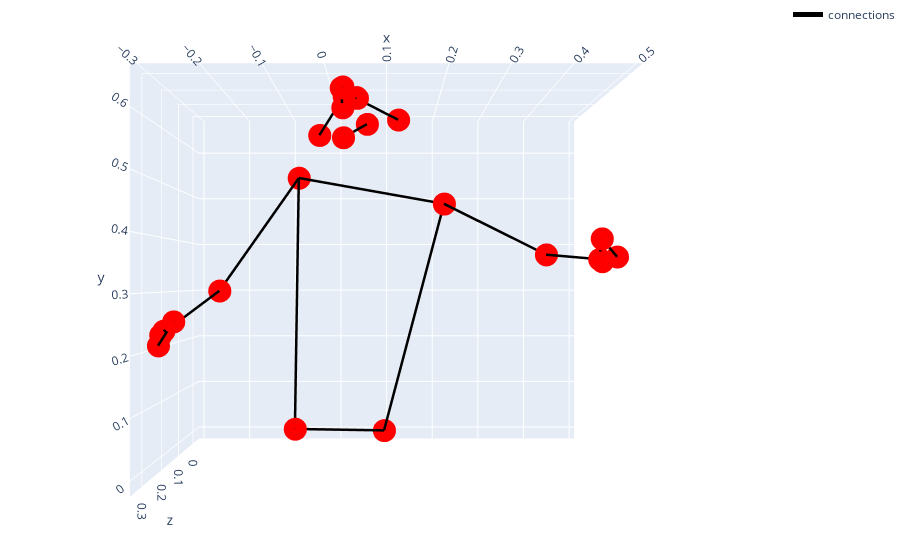

Here is the notebook cell this chart was saved with:
### Code cell
plot_3d_landmarks(
    landmark_list=vid.landmarks_series[-5],
    connections=mp.solutions.pose.POSE_CONNECTIONS,
)

### Figure 1 — Plotly figure (JSON) as saved in the notebook; plotly's stock layout.template omitted (floating-point values rounded to 4 significant figures)
{"data": [{"hovertemplate": "<b>%{hovertext}</b><br><br>z=%{x}<br>x=%{y}<br>y=%{z}<extra></extra>", "hovertext": ["NOSE", "LEFT_EYE_INNER", "LEFT_EYE", "LEFT_EYE_OUTER", "RIGHT_EYE_INNER", "RIGHT_EYE", "RIGHT_EYE_OUTER", "LEFT_EAR", "RIGHT_EAR", "MOUTH_LEFT", "MOUTH_RIGHT", "LEFT_SHOULDER", "RIGHT_SHOULDER", "LEFT_ELBOW", "RIGHT_ELBOW", "LEFT_WRIST", "RIGHT_WRIST", "LEFT_PINKY", "RIGHT_PINKY", "LEFT_INDEX", "RIGHT_INDEX", "LEFT_THUMB", "RIGHT_THUMB", "LEFT_HIP", "RIGHT_HIP"], "legendgroup": "", "marker": {"color": "red", "symbol": "circle"}, "mode": "markers", "name": "", "scene": "scene", "showlegend": false, "type": "scatter3d", "x": [0.2793, 0.2743, 0.2645, 0.2666, 0.2866, 0.3007, 0.281, 0.1861, 0.1731, 0.2328, 0.2573, 0.06045, 0.01632, 0.1485, 0.119, 0.2733, 0.2791, 0.3014, 0.324, 0.3108, 0.3412, 0.2876, 0.296, -0.03363, 0.03354], "y": [0.02436, 0.04772, 0.0487, 0.04684, 0.02219, 0.0258, 0.02682, 0.1213, -0.02564, 0.06501, 0.02415, 0.2167, -0.08436, 0.4036, -0.2257, 0.4657, -0.2871, 0.4866, -0.2759, 0.4581, -0.2453, 0.4658, -0.2762, 0.09439, -0.09021], "z": [0.617, 0.6359, 0.6372, 0.6366, 0.6489, 0.6466, 0.6358, 0.6181, 0.5925, 0.5994, 0.5705, 0.4771, 0.5363, 0.3704, 0.3011, 0.3578, 0.228, 0.3611, 0.2141, 0.3909, 0.2547, 0.3535, 0.2363, -0.004713, 0.0131]}, {"line": {"color": "black", "width": 5}, "mode": "lines", "name": "connections", "type": "scatter3d", "x": [0.2733, 0.2876, null, 0.2791, 0.3412, null, 0.324, 0.3412, null, 0.2666, 0.1861, null, 0.119, 0.2791, null, 0.06045, -0.03363, null, 0.281, 0.1731, null, 0.2733, 0.3014, null, 0.2791, 0.296, null, 0.2866, 0.3007, null, 0.3007, 0.281, null, 0.01632, 0.03354, null, -0.03363, 0.03354, null, 0.2793, 0.2743, null, 0.2328, 0.2573, null, 0.2743, 0.2645, null, 0.2793, 0.2866, null, 0.06045, 0.1485, null, 0.2733, 0.3108, null, 0.2791, 0.324, null, 0.01632, 0.119, null, 0.3014, 0.3108, null, 0.2645, 0.2666, null, 0.06045, 0.01632, null, 0.1485, 0.2733, null], "y": [0.4657, 0.4658, null, -0.2871, -0.2453, null, -0.2759, -0.2453, null, 0.04684, 0.1213, null, -0.2257, -0.2871, null, 0.2167, 0.09439, null, 0.02682, -0.02564, null, 0.4657, 0.4866, null, -0.2871, -0.2762, null, 0.02219, 0.0258, null, 0.0258, 0.02682, null, -0.08436, -0.09021, null, 0.09439, -0.09021, null, 0.02436, 0.04772, null, 0.06501, 0.02415, null, 0.04772, 0.0487, null, 0.02436, 0.02219, null, 0.2167, 0.4036, null, 0.4657, 0.4581, null, -0.2871, -0.2759, null, -0.08436, -0.2257, null, 0.4866, 0.4581, null, 0.0487, 0.04684, null, 0.2167, -0.08436, null, 0.4036, 0.4657, null], "z": [0.3578, 0.3535, null, 0.228, 0.2547, null, 0.2141, 0.2547, null, 0.6366, 0.6181, null, 0.3011, 0.228, null, 0.4771, -0.004713, null, 0.6358, 0.5925, null, 0.3578, 0.3611, null, 0.228, 0.2363, null, 0.6489, 0.6466, null, 0.6466, 0.6358, null, 0.5363, 0.0131, null, -0.004713, 0.0131, null, 0.617, 0.6359, null, 0.5994, 0.5705, null, 0.6359, 0.6372, null, 0.617, 0.6489, null, 0.4771, 0.3704, null, 0.3578, 0.3909, null, 0.228, 0.2141, null, 0.5363, 0.3011, null, 0.3611, 0.3909, null, 0.6372, 0.6366, null, 0.4771, 0.5363, null, 0.3704, 0.3578, null]}], "layout": {"legend": {"tracegroupgap": 0}, "margin": {"b": 0, "l": 0, "r": 0, "t": 0}, "scene": {"camera": {"eye": {"x": 2.1, "y": 0, "z": 0}}, "domain": {"x": [0, 1], "y": [0, 1]}, "xaxis": {"title": {"text": "z"}}, "yaxis": {"title": {"text": "x"}}, "zaxis": {"title": {"text": "y"}}}}}
